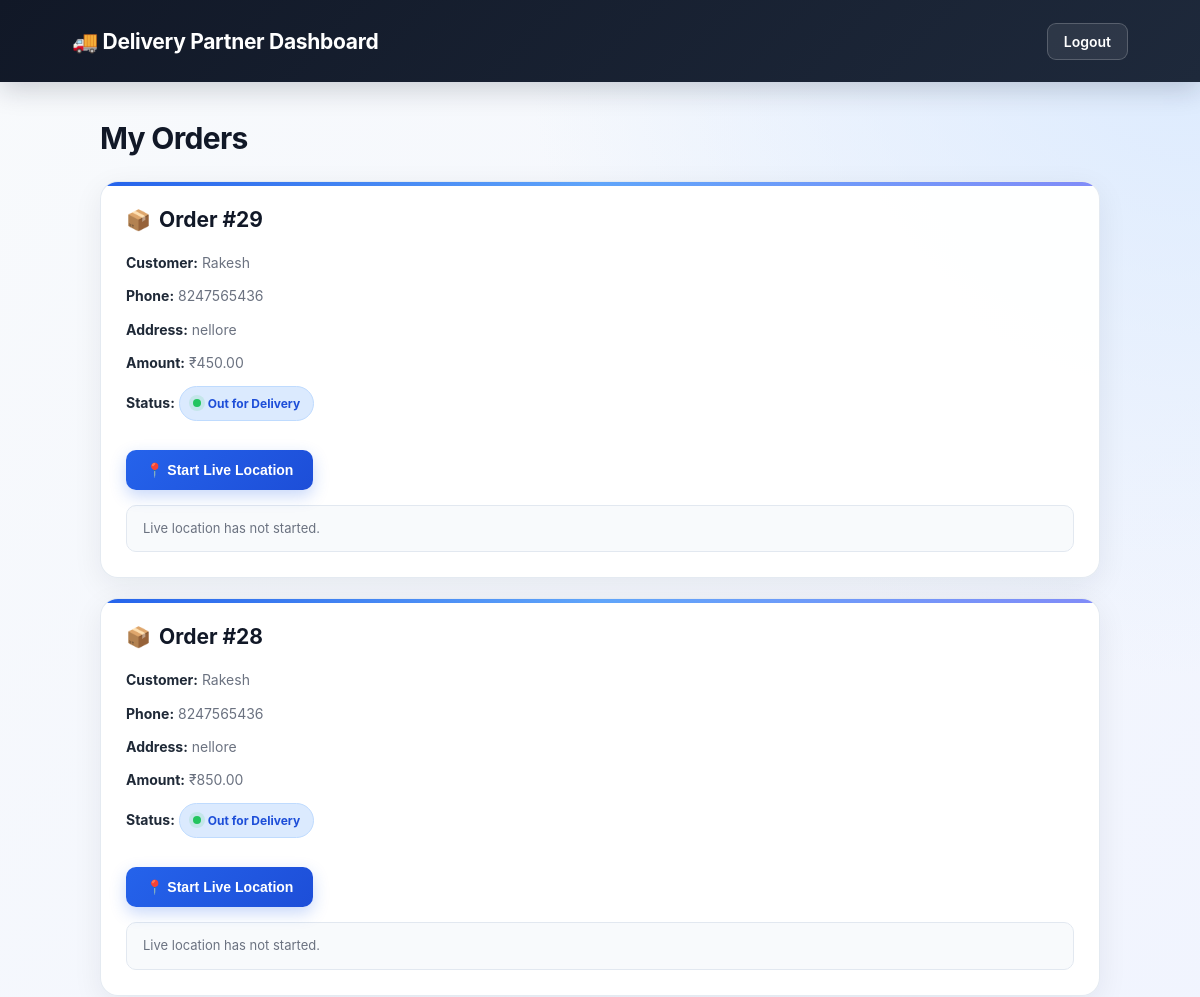
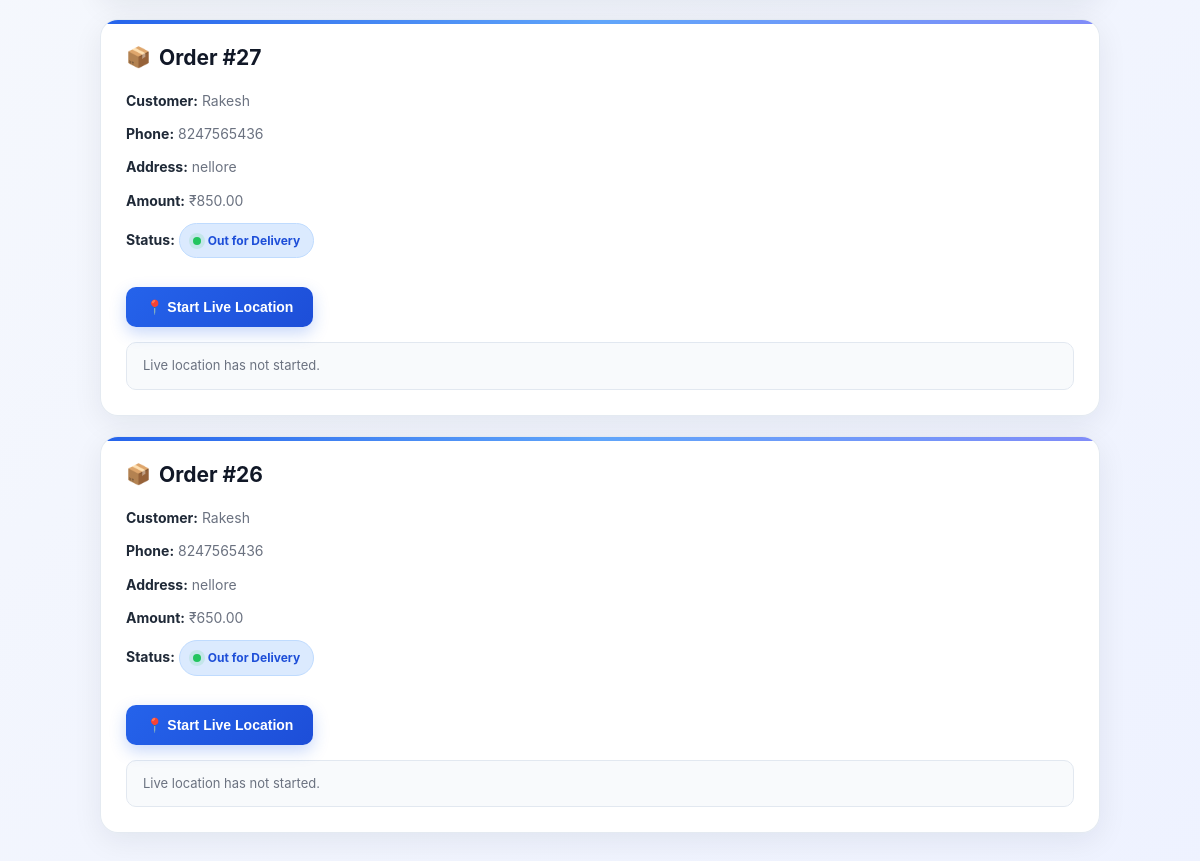
Page /delivery/dashboard/ (signed in) on the committed database (2 pictures, top to bottom).
### orders/models.py (models this page shows, shortened)
class Order(models.Model):
    PAYMENT_CHOICES = [
        ("COD", "Cash on Delivery"),
        ("UPI", "UPI"),
        ("CARD", "Card"),
        ("NET_BANKING", "Net Banking"),
    ]
    STATUS_CHOICES = [
        ("PENDING", "Pending"),
        ("CONFIRMED", "Confirmed"),
        ("SHIPPED", "Shipped"),
        ("OUT_FOR_DELIVERY", "Out for Delivery"),
        ("DELIVERED", "Delivered"),
        ("CANCELLED", "Cancelled"),
    ]
    customer = models.ForeignKey(
        Customer,
        on_delete=models.CASCADE,
        related_name="orders"
    )
    delivery_partner = models.ForeignKey(
        DeliveryPartner,
        on_delete=models.SET_NULL,
        null=True,
        blank=True,
        related_name="orders"
    )
    total_amount = models.DecimalField(
        max_digits=10,
        decimal_places=2
    )
    address = models.TextField()
    payment_method = models.CharField(
        max_length=20,
        choices=PAYMENT_CHOICES
    )
    payment_status = models.CharField(
        max_length=20,
        default="PENDING"
    )
    payment_id = models.CharField(
        max_length=200,
        blank=True,
        null=True
    )
    order_status = models.CharField(
        max_length=20,
        choices=STATUS_CHOICES,
        default="PENDING"
    )
    created_at = models.DateTimeField(
        auto_now_add=True
    )

### customers/models.py (models this page shows, shortened)
class Customer(models.Model):
    name = models.CharField(max_length=100)
    phone = models.CharField(max_length=15)
    email = models.EmailField()
    address = models.TextField()
    city = models.CharField(max_length=100)
    state = models.CharField(max_length=100)
    pincode = models.CharField(max_length=10)
    created_at = models.DateTimeField(auto_now_add=True)

### delivery/views.py (the view, shortened to what this page needs)
def delivery_dashboard(request):
    partner_id = request.session.get("delivery_partner_id")
    orders = Order.objects.filter(
        delivery_partner_id=partner_id
    ).select_related(
        "customer",
        "delivery_partner"
    ).order_by("-created_at")
    return render(
        request,
        "delivery/dashboard.html",
        {
            "orders": orders
        }
    )

### templates/delivery/dashboard.html (shortened to what this page needs)
<!DOCTYPE html>
<html>
<head>
</head>
<body>
<div class="header">
    <h2>🚚 Delivery Partner Dashboard</h2>
    <a href="{% url 'delivery_logout' %}">
        Logout
    </a>
</div>
<div class="container">
    <h1>My Orders</h1>
    {% for order in orders %}
        <div class="order-card">
            <h2>
                Order #{{ order.id }}
            </h2>
            <p>
                <strong>Customer:</strong>
                {{ order.customer.name }}
            </p>
            <p>
                <strong>Phone:</strong>
                {{ order.customer.phone }}
            </p>
            <p>
                <strong>Address:</strong>
                {{ order.address }}
            </p>
            <p>
                <strong>Amount:</strong>
                ₹{{ order.total_amount }}
            </p>
            <p>
                <strong>Status:</strong>
                <span class="status">
                    {{ order.get_order_status_display }}
                </span>
            </p>
            {% if order.order_status == "OUT_FOR_DELIVERY" %}
                <button
                    class="start-button"
                    id="start-{{ order.id }}"
                    data-order-id="{{ order.id }}"
                    onclick="startTracking(this.dataset.orderId)">
                    📍 Start Live Location
                </button>
                <div
                    class="message"
                    id="message-{{ order.id }}">
                    Live location has not started.
                </div>
            {% else %}
                <p class="disabled">
                    🔒 Live location becomes available when
                    the order is <strong>Out for Delivery</strong>.
                </p>
            {% endif %}
        </div>
    {% endfor %}
</div>
</body>
</html>

### templates/delivery/dashboard.html (style rules this page uses)
* { box-sizing: border-box; }
:root { --primary: #2563eb; --primary-dark: #1d4ed8; --dark: #111827; --text: #1f2937; --muted: #6b7280; --background: #f1f5f9; --white: #ffffff; --border: #e5e7eb; --success: #16a34a; --danger: #dc2626; --warning-bg: #fff7ed; --warning-text: #c2410c; }
body { margin: 0; font-family: "Inter", "Segoe UI", Arial, sans-serif; background: radial-gradient( circle at top right, #dbeafe 0, transparent 30% ), linear-gradient( 135deg, #f8fafc, #eef2ff ); color: var(--text); min-height: 100vh; }
.header { min-height: 82px; background: linear-gradient( 135deg, #111827, #1e293b ); color: white; padding: 18px 6%; display: flex; align-items: center; justify-content: space-between; box-shadow: 0 8px 25px rgba(15, 23, 42, 0.18); position: sticky; top: 0; z-index: 100; }
.header h2 { margin: 0; font-size: 21px; font-weight: 750; letter-spacing: -0.3px; }
.header a { display: inline-flex; align-items: center; justify-content: center; color: white; text-decoration: none; padding: 9px 16px; border-radius: 9px; border: 1px solid rgba(255,255,255,0.2); background: rgba(255,255,255,0.08); font-size: 14px; font-weight: 600; transition: all 0.25s ease; }
.container { width: min(1000px, 92%); margin: 0 auto; padding: 38px 0 60px; }
.container > h1 { margin: 0 0 25px; font-size: 30px; color: var(--dark); letter-spacing: -0.7px; }
.order-card { background: rgba(255,255,255,0.96); padding: 25px; margin-bottom: 20px; border-radius: 18px; border: 1px solid rgba(226,232,240,0.9); box-shadow: 0 8px 30px rgba(15,23,42,0.07); transition: transform 0.25s ease, box-shadow 0.25s ease, border-color 0.25s ease; position: relative; overflow: hidden; }
.order-card::before { content: ""; position: absolute; left: 0; top: 0; width: 100%; height: 4px; background: linear-gradient( 90deg, #2563eb, #60a5fa, #818cf8 ); }
.order-card h2 { margin: 0 0 20px; font-size: 21px; color: var(--dark); display: flex; align-items: center; gap: 8px; }
.order-card h2::before { content: "📦"; font-size: 20px; }
.order-card p { margin: 11px 0; color: var(--muted); font-size: 14px; line-height: 1.6; }
.order-card p strong { color: var(--text); font-weight: 650; }
.status { display: inline-flex; align-items: center; gap: 7px; padding: 7px 13px; border-radius: 50px; background: #dbeafe; color: var(--primary-dark); border: 1px solid #bfdbfe; font-weight: 700; font-size: 12px; }
.status::before { content: ""; width: 8px; height: 8px; border-radius: 50%; background: #22c55e; box-shadow: 0 0 0 4px rgba(34,197,94,0.12); }
.start-button { display: inline-flex; align-items: center; justify-content: center; gap: 8px; background: linear-gradient( 135deg, #2563eb, #1d4ed8 ); color: white; border: none; padding: 12px 20px; border-radius: 10px; cursor: pointer; margin-top: 18px; font-size: 14px; font-weight: 700; box-shadow: 0 6px 16px rgba(37,99,235,0.25); transition: all 0.25s ease; }
.message { margin-top: 15px; padding: 13px 16px; background: #f8fafc; border: 1px solid #e2e8f0; border-radius: 10px; color: var(--muted); font-size: 13px; line-height: 1.5; transition: all 0.25s ease; }

### rows in the picture
Order: id "29", customer.name "Rakesh", customer.phone "8247565436", address "nellore", total_amount "450.00", order_status "Out for Delivery"
Order: id "28", customer.name "Rakesh", customer.phone "8247565436", address "nellore", total_amount "850.00", order_status "Out for Delivery"
Order: id "27", customer.name "Rakesh", customer.phone "8247565436", address "nellore", total_amount "850.00", order_status "Out for Delivery"
Order: id "26", customer.name "Rakesh", customer.phone "8247565436", address "nellore", total_amount "650.00", order_status "Out for Delivery"
